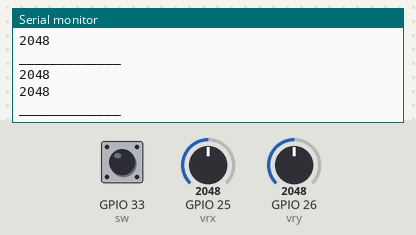
Bench run of a program on a simulated ESP32. Parts: the last lines printed to the serial monitor. The test bench sets the inputs (shaded band); at power-on: GPIO 33 (sw) HIGH, GPIO 25 (vrx) = 2048, GPIO 26 (vry) = 2048.

Above: at 1.2 s.
1.3 s: GPIO 33 (sw) pulled LOW for 0.15 s
3.0 s: GPIO 25 (vrx) set to 2866
At 3.02 s:
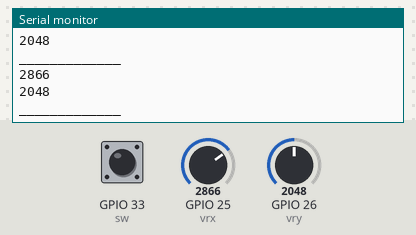
4.5 s: GPIO 26 (vry) set to 1228
At 4.53 s:
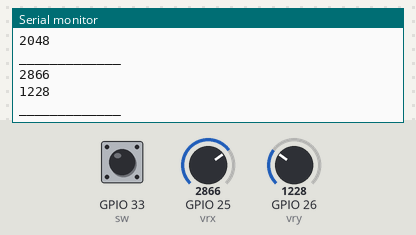
6.0 s: GPIO 25 (vrx) set to 3603
At 6.53 s:
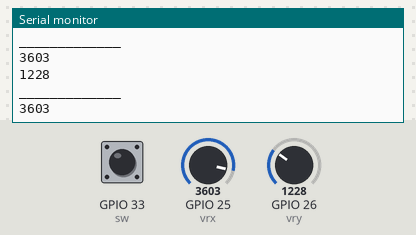
7.5 s: GPIO 26 (vry) set to 491
At 7.54 s:
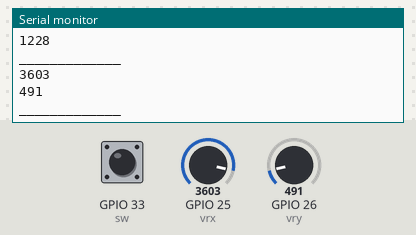
Timing chart, 0 to 10.0 s (numbered marks = the images above; inputs shaded):
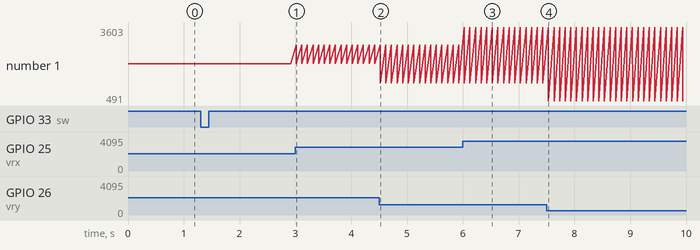

The program:

main.cpp
```cpp
#include <Arduino.h>
#include <ezButton.h>

const int vrx = 25;
const int vry = 26;
const int sw = 33;
ezButton button(sw);


void setup() {
  Serial.begin(115200);
 while (!Serial) { }
  button.setDebounceTime(50); // set debounce time to 50 milliseconds

}

void loop() {
  button.loop(); // MUST call the loop() function first

  if (button.isPressed()) {
    Serial.println("The button is pressed");
    // TODO do something here
  }

  if (button.isReleased()) {
    Serial.println("The button is released");
  }
    // TODO do something here
Serial.println(analogRead(vrx));
Serial.println(analogRead(vry));
Serial.println("_____________");


delay(100);


}
```

Measured:
- after the input at 3.0 s, the serial monitor: prints a new line at once (image 1)
- after the input at 4.5 s, the serial monitor: prints a new line at once (image 2)
- after the input at 6.0 s, the serial monitor: prints a new line at once (image 3)
- after the input at 7.5 s, the serial monitor: prints a new line at once (image 4)
- plotted number 1: 2048 → 1228 after the input at 4.5 s, 1228 → 491 after the input at 7.5 s
